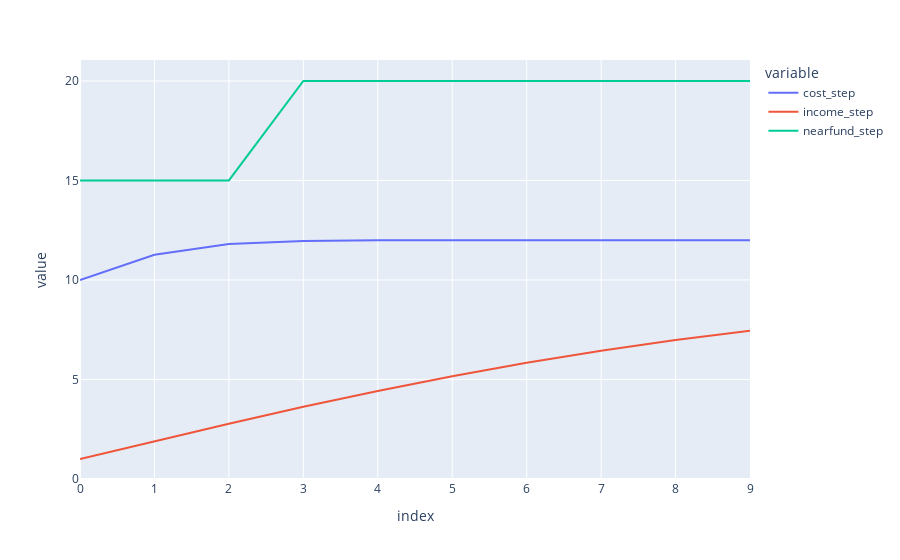

This figure's notebook cell:
### Code cell
px.line(var_df,y=['cost_step','income_step','nearfund_step'])

### Figure 1 — Plotly figure (JSON) as saved in the notebook; plotly's stock layout.template omitted (floating-point values rounded to 4 significant figures)
{"data": [{"hovertemplate": "variable=cost_step<br>index=%{x}<br>value=%{y}<extra></extra>", "legendgroup": "cost_step", "line": {"color": "#636efa", "dash": "solid"}, "mode": "lines", "name": "cost_step", "orientation": "v", "showlegend": true, "type": "scatter", "x": [0, 1, 2, 3, 4, 5, 6, 7, 8, 9], "xaxis": "x", "y": [10, 11.27, 11.81, 11.96, 11.99, 12.0, 12.0, 12.0, 12.0, 12.0], "yaxis": "y"}, {"hovertemplate": "variable=income_step<br>index=%{x}<br>value=%{y}<extra></extra>", "legendgroup": "income_step", "line": {"color": "#EF553B", "dash": "solid"}, "mode": "lines", "name": "income_step", "orientation": "v", "showlegend": true, "type": "scatter", "x": [0, 1, 2, 3, 4, 5, 6, 7, 8, 9], "xaxis": "x", "y": [1, 1.897, 2.776, 3.622, 4.42, 5.159, 5.833, 6.439, 6.976, 7.447], "yaxis": "y"}, {"hovertemplate": "variable=nearfund_step<br>index=%{x}<br>value=%{y}<extra></extra>", "legendgroup": "nearfund_step", "line": {"color": "#00cc96", "dash": "solid"}, "mode": "lines", "name": "nearfund_step", "orientation": "v", "showlegend": true, "type": "scatter", "x": [0, 1, 2, 3, 4, 5, 6, 7, 8, 9], "xaxis": "x", "y": [15, 15, 15, 20, 20, 20, 20, 20, 20, 20], "yaxis": "y"}], "layout": {"legend": {"title": {"text": "variable"}, "tracegroupgap": 0}, "margin": {"t": 60}, "xaxis": {"anchor": "y", "domain": [0, 1], "title": {"text": "index"}}, "yaxis": {"anchor": "x", "domain": [0, 1], "title": {"text": "value"}}}}
